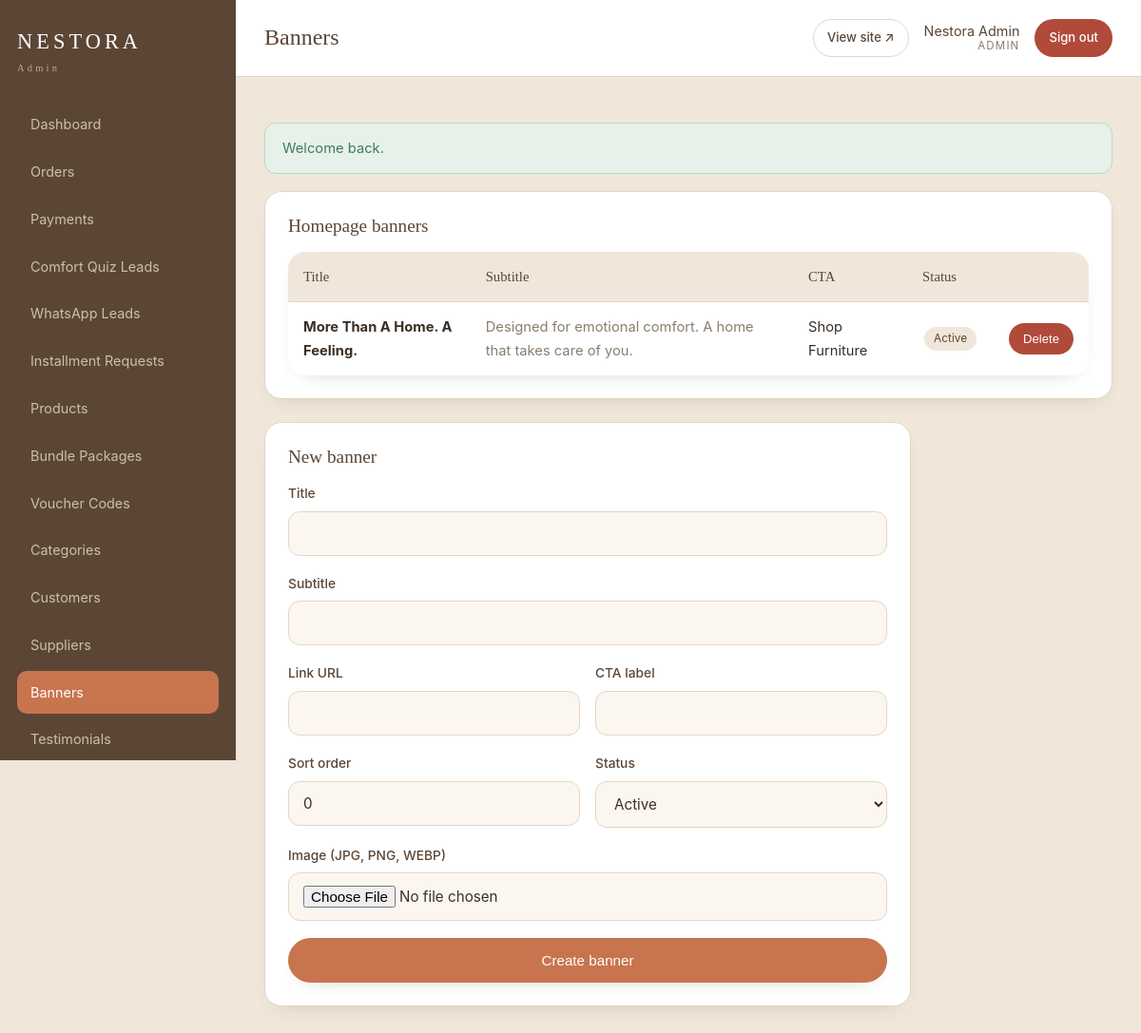
Screenshot of /admin/banners.php (signed in) with the database file from the repository.
### tables this page shows
CREATE TABLE IF NOT EXISTS homepage_banners (
    id          INT UNSIGNED NOT NULL AUTO_INCREMENT,
    title       VARCHAR(190)  NULL,
    subtitle    VARCHAR(255)  NULL,
    image_path  VARCHAR(255)  NULL,
    link_url    VARCHAR(255)  NULL,
    cta_label   VARCHAR(80)   NULL,
    sort_order  INT           NOT NULL DEFAULT 0,
    status      ENUM('active','hidden') NOT NULL DEFAULT 'active',
    created_at  DATETIME      NOT NULL DEFAULT CURRENT_TIMESTAMP,
    updated_at  DATETIME      NOT NULL DEFAULT CURRENT_TIMESTAMP ON UPDATE CURRENT_TIMESTAMP,
    PRIMARY KEY (id)
);

### inc/functions.php (called while the page is built, shortened)
<?php
function e(?string $value): string
{
    return htmlspecialchars((string) $value, ENT_QUOTES | ENT_SUBSTITUTE, 'UTF-8');
}
function label(string $value): string
{
    return ucwords(str_replace('_', ' ', $value));
}

### admin/banners.php (the view, shortened to what this page needs)
<?php
$pdo = db();
$banners = $pdo->query("SELECT * FROM homepage_banners ORDER BY sort_order, id")->fetchAll();
require_once __DIR__ . '/../inc/admin_layout.php';
?>
<div class="panel">
    <h2>Homepage banners</h2>
    <?php if (!$banners): ?><p class="muted">No banners yet.</p><?php else: ?>
    <table class="table">
        <thead><tr><th>Title</th><th>Subtitle</th><th>CTA</th><th>Status</th><th></th></tr></thead>
        <tbody>
        <?php foreach ($banners as $b): ?>
            <tr>
                <td><strong><?= e((string)$b['title']) ?></strong></td>
                <td class="muted"><?= e((string)$b['subtitle']) ?></td>
                <td><?= e((string)$b['cta_label']) ?></td>
                <td><span class="tag"><?= e(label($b['status'])) ?></span></td>
                <td>
                    <form method="post" data-confirm="Delete this banner?">
                        <button class="btn btn-danger btn-sm" type="submit">Delete</button>
                    </form>
                </td>
            </tr>
        <?php endforeach; ?>
        </tbody>
    </table>
    <?php endif; ?>
</div>
<form class="panel" method="post" enctype="multipart/form-data" style="max-width:680px">
    <h2>New banner</h2>
    <div class="field"><label>Title</label><input type="text" name="title"></div>
    <div class="field"><label>Subtitle</label><input type="text" name="subtitle"></div>
    <div class="form-row">
        <div class="field"><label>Link URL</label><input type="text" name="link_url"></div>
        <div class="field"><label>CTA label</label><input type="text" name="cta_label"></div>
    </div>
    <div class="form-row">
        <div class="field"><label>Sort order</label><input type="number" name="sort_order" value="0"></div>
        <div class="field"><label>Status</label><select name="status"><option value="active">Active</option><option value="hidden">Hidden</option></select></div>
    </div>
    <div class="field"><label>Image (JPG, PNG, WEBP)</label><input type="file" name="image" accept="image/jpeg,image/png,image/webp"></div>
    <button class="btn btn-primary btn-block" type="submit">Create banner</button>
</form>

### assets/css/style.css (style rules this page uses)
:root { --cream:#fbf6ef; --oat:#f0e7da; --beige:#e7d8c4; --terracotta:#c8744f; --terracotta-dark:#a85a3a; --brown:#5b4636; --olive-grey:#7c7a6c; --ink:#3a2f26; --muted:#8a7d6e; --line:#e3d6c4; --white:#ffffff; --ok:#3f7d5a; --warn:#b8862b; --err:#b04a3a; --radius:18px; --radius-lg:28px; --shadow:0 18px 40px -22px rgba(91,70,54,.45); --shadow-sm:0 8px 22px -16px rgba(91,70,54,.45); --font-serif:'Fraunces',Georgia,serif; --font-sans:'Inter',system-ui,-apple-system,sans-serif; }
* { box-sizing:border-box;margin:0;padding:0 }
html { scroll-behavior:smooth }
body { font-family:var(--font-sans); color:var(--ink); background:var(--cream); line-height:1.65; -webkit-font-smoothing:antialiased; }
h1,h2,h3,h4 { font-family:var(--font-serif);font-weight:500;line-height:1.2;color:var(--brown) }
.btn { display:inline-block;padding:14px 28px;border-radius:999px; font-weight:500;font-size:.95rem;cursor:pointer;border:1px solid transparent; transition:transform .18s ease, box-shadow .18s ease, background .18s ease; }
.btn-primary { background:var(--terracotta);color:#fff;box-shadow:var(--shadow-sm) }
.btn-block { display:block;width:100%;text-align:center }
.field { margin-bottom:18px }
.field label { display:block;font-size:.86rem;font-weight:500;margin-bottom:7px;color:var(--brown) }
.field input,.field select,.field textarea { width:100%;padding:13px 15px;border:1px solid var(--line);border-radius:12px; font-family:inherit;font-size:.95rem;background:var(--cream);color:var(--ink); }
.form-row { display:grid;grid-template-columns:1fr 1fr;gap:16px }
.table { width:100%;border-collapse:collapse;background:#fff;border-radius:var(--radius);overflow:hidden;box-shadow:var(--shadow-sm) }
.table th,.table td { padding:14px 16px;text-align:left;border-bottom:1px solid var(--line);font-size:.92rem }
.table th { background:var(--oat);font-family:var(--font-serif);font-weight:500;color:var(--brown) }
.table tr:last-child td { border-bottom:none }
.admin-body { background:var(--oat) }
.panel { background:#fff;border:1px solid var(--line);border-radius:var(--radius);padding:24px;box-shadow:var(--shadow-sm);margin-bottom:24px }
.panel h2 { font-size:1.2rem;margin-bottom:16px }
.btn-sm { padding:8px 14px;font-size:.82rem }
.btn-danger { background:var(--err);color:#fff }
.muted { color:var(--muted) }
.tag { display:inline-block;background:var(--oat);border-radius:99px;padding:3px 10px;font-size:.74rem;color:var(--brown);margin:2px }

### rows the page displays
homepage_banners: title "More Than A Home. A Feeling.", subtitle "Designed for emotional comfort. A home that takes care of you.", cta_label "Shop Furniture", status "Active"

### other values shown
$title "Dashboard"
$title "Orders"
$title "Payments"
$title "Comfort Quiz Leads"
$title "WhatsApp Leads"
$title "Installment Requests"
$title "Products"
$title "Bundle Packages"
$title "Voucher Codes"
$title "Categories"
$title "Customers"
$title "Suppliers"
$title "Banners"
$title "Testimonials"
$pageTitle "Banners"
